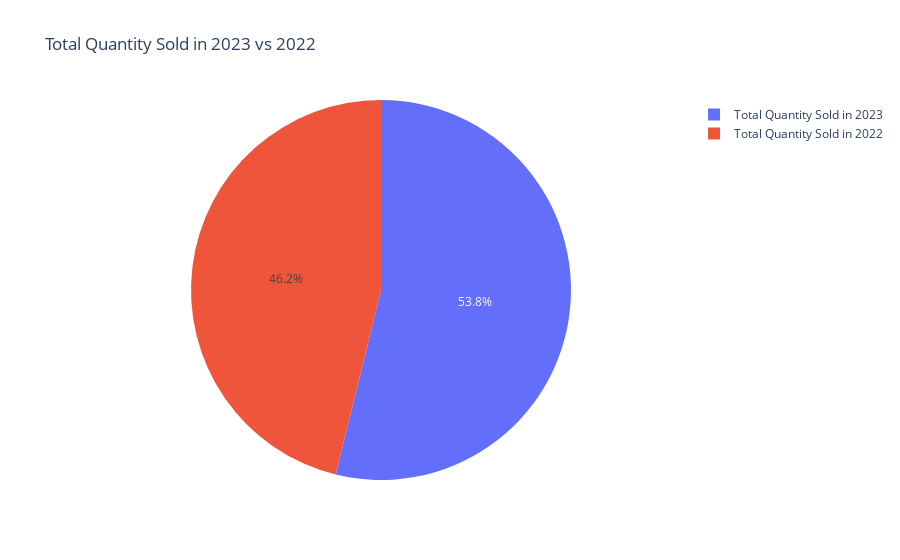

The notebook cell this image was saved under:
### Code cell
import pandas as pd
import plotly.graph_objects as go

total_qty_2023 = yearly_qty_df['total_qty_2023'].sum()
total_qty_2022 = yearly_qty_df['total_qty_2022'].sum()

fig = go.Figure(data=[go.Pie(labels=['Total Quantity Sold in 2023', 'Total Quantity Sold in 2022'],
                             values=[total_qty_2023, total_qty_2022])])

fig.update_layout(title='Total Quantity Sold in 2023 vs 2022')

fig.show()

### Figure 1 — Plotly figure (JSON) as saved in the notebook; plotly's stock layout.template omitted (floating-point values rounded to 4 significant figures)
{"data": [{"labels": ["Total Quantity Sold in 2023", "Total Quantity Sold in 2022"], "type": "pie", "values": [279027, 239333]}], "layout": {"title": {"text": "Total Quantity Sold in 2023 vs 2022"}}}
